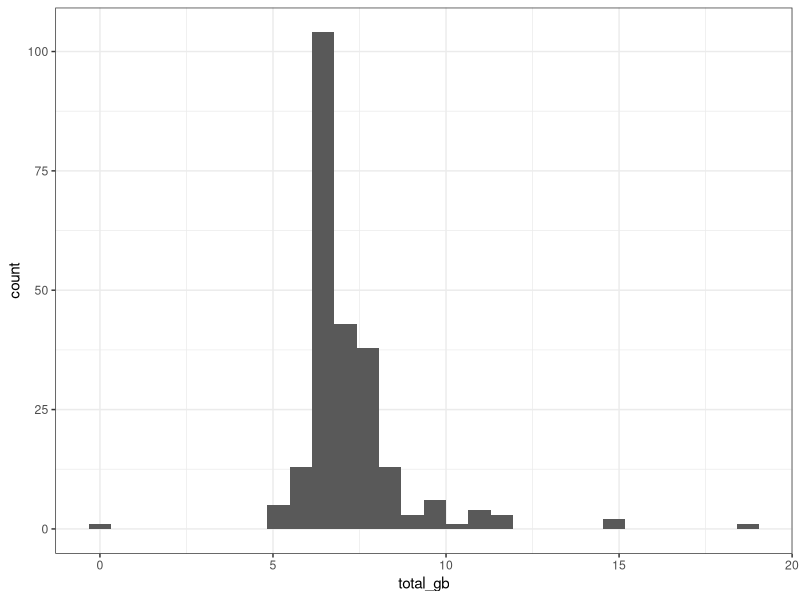

Source code (R):
## ---- chunk 1
packages <- c("dplyr","magrittr","ggplot2")
for (package in packages){
  if (!require(package, character.only = TRUE)) install.packages(package)
  require(package, character.only = TRUE)
}
## ---- chunk 2
theme_set(theme_bw())
## ---- chunk 3
du <- read.delim("du_reads.txt", header = FALSE)
names(du) <- c("space_kb","file_name")
#remove ./ before file name
du %<>% mutate(file_name=sub("./","",file_name,fixed = TRUE))
## ---- chunk 4
du %<>% mutate(sample_id=sub(".*MG_","",file_name))
du %<>% mutate(sample_id=sub("_S..?_L001.*","",sample_id))
## ---- chunk 5
du %<>% filter(!grepl("discarded|stats",file_name))
## ---- chunk 6
sample_sizes <- du %>% group_by(sample_id) %>% summarise(total_kb=sum(space_kb),nr_files=n())
#convert to GB
sample_sizes %<>% mutate(total_gb=total_kb/1000000) %>% select(!total_kb)
## ---- chunk 7
ggplot(sample_sizes,aes(x=total_gb))+
  geom_histogram()
## ---- chunk 8
sample_sizes %>% arrange(desc(total_gb)) %>% head(n=10)
## ---- chunk 9
sample_sizes %>% arrange(total_gb) %>% head(n=5)
